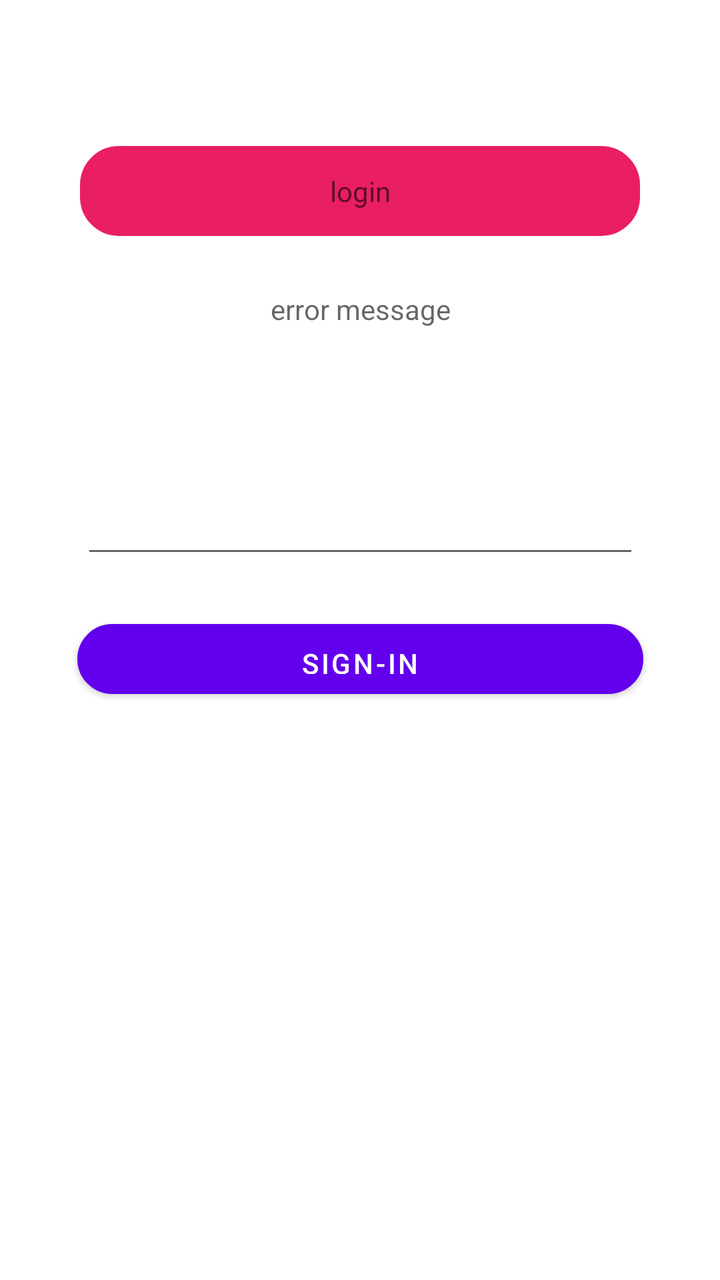
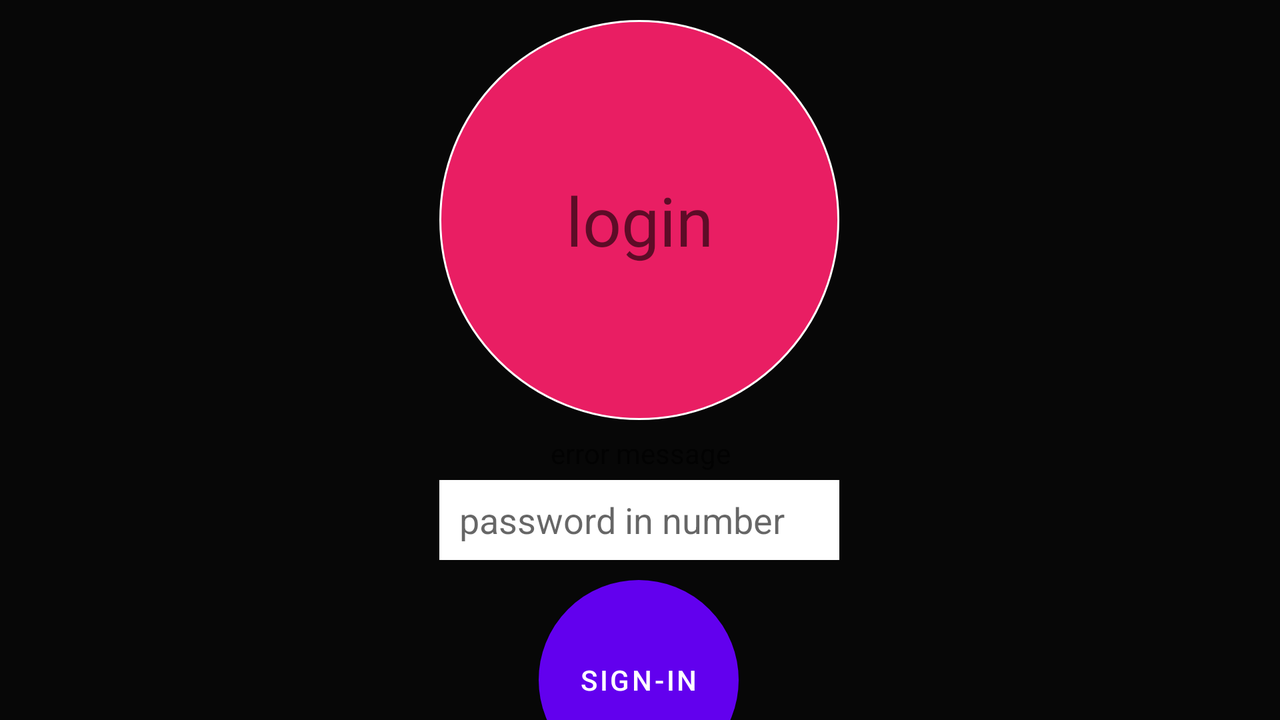

First picture: res/layout/ on a phone held upright. Second picture: the repository's own variant of that layout, on a device whose configuration matches the variant's folder. Source for both follows.
<!-- AndroidManifest.xml: application theme Theme.LoveFinder -->
<!-- res/layout/fragment_signin.xml -->
<?xml version="1.0" encoding="utf-8"?>
<layout xmlns:android="http://schemas.android.com/apk/res/android"
    xmlns:app="http://schemas.android.com/apk/res-auto"
    xmlns:tools="http://schemas.android.com/tools">

    <data>
        <variable
            name="model"
            type="com.eesolutions.jeux.lovefinder.viewmodel.SigninViewModel" />
    </data>
<androidx.constraintlayout.widget.ConstraintLayout
    android:id="@+id/signinLayout"
    android:layout_width="match_parent"
    android:layout_height="match_parent"
    tools:context=".fragment.SigninFragment">

    <TextView
        android:id="@+id/loginSigninTextView"
        android:layout_width="282dp"
        android:layout_height="47dp"
        android:layout_marginTop="72dp"
        android:background="@drawable/text_rounding"
        android:gravity="center"
        android:hint="login"
        android:text="@{model.user.login}"
        android:textColor="#FFFFFF"
        app:layout_constraintEnd_toEndOf="parent"
        app:layout_constraintHorizontal_bias="0.498"
        app:layout_constraintStart_toStartOf="parent"
        app:layout_constraintTop_toTopOf="parent" />

    <EditText
        android:id="@+id/passwordSigninText"
        android:layout_width="279dp"
        android:layout_height="62dp"
        android:layout_marginTop="56dp"
        android:ems="10"
        android:inputType="numberPassword"
        app:layout_constraintEnd_toEndOf="parent"
        app:layout_constraintHorizontal_bias="0.504"
        app:layout_constraintStart_toStartOf="parent"
        app:layout_constraintTop_toBottomOf="@+id/errorSigninTextView" />

    <Button
        android:id="@+id/signinButton"
        android:layout_width="283dp"
        android:layout_height="35dp"
        android:layout_marginTop="28dp"
        android:background="@drawable/score_rounding"
        android:text="Sign-in"
        app:layout_constraintEnd_toEndOf="parent"
        app:layout_constraintStart_toStartOf="parent"
        app:layout_constraintTop_toBottomOf="@+id/passwordSigninText" />

    <TextView
        android:id="@+id/errorSigninTextView"
        android:layout_width="280dp"
        android:layout_height="23dp"
        android:layout_marginTop="24dp"
        android:gravity="center"
        android:hint="error message"
        android:text="@{model.error}"
        android:textColor="#E91E63"
        android:visibility="@{model.errorVisibility? @integer/visible : @integer/gone}"
        app:layout_constraintEnd_toEndOf="parent"
        app:layout_constraintHorizontal_bias="0.501"
        app:layout_constraintStart_toStartOf="parent"
        app:layout_constraintTop_toBottomOf="@+id/loginSigninTextView"
        tools:visibility="visible" />
</androidx.constraintlayout.widget.ConstraintLayout>
</layout>
<!-- resources referenced by this layout -->
<resources>
  <!-- drawable score_rounding (drawable) -->
  <?xml version="1.0" encoding="utf-8"?>
  <shape xmlns:android="http://schemas.android.com/apk/res/android" >
      <stroke
          android:width="1dp"
          android:color="#ffffff" />
  
      <solid android:color="#673AB7" />
  
      <padding
          android:left="5dp"
          android:right="5dp"
          android:bottom="5dp"
          android:top="5dp" />
  
      <corners android:radius="20dp" />
  </shape>
  <!-- drawable text_rounding (drawable-v24) -->
  <?xml version="1.0" encoding="utf-8"?>
  <shape xmlns:android="http://schemas.android.com/apk/res/android" >
      <stroke
          android:width="1dp"
          android:color="#ffffff" />
  
      <solid android:color="#E91E63" />
  
      <padding
          android:left="5dp"
          android:right="5dp"
          android:bottom="5dp"
          android:top="5dp" />
  
      <corners android:radius="20dp" />
  </shape>
  <integer name="gone">8</integer>
  <integer name="visible">0</integer>
  <style name="Theme.LoveFinder" parent="Theme.MaterialComponents.DayNight.NoActionBar">
          
          <item name="colorPrimary">@color/purple_500</item>
          <item name="colorPrimaryVariant">@color/purple_700</item>
          <item name="colorOnPrimary">@color/white</item>
          
          <item name="colorSecondary">@color/teal_200</item>
          <item name="colorSecondaryVariant">@color/teal_700</item>
          <item name="colorOnSecondary">@color/black</item>
          
          <item name="android:statusBarColor" tools:targetApi="l">?attr/colorPrimaryVariant</item>
          
      </style>
</resources>
<!-- res/layout-land/fragment_signin.xml (the repository's variant of the layout above) -->
<!-- drawn on the phone turned sideways -->
<?xml version="1.0" encoding="utf-8"?>
<layout xmlns:android="http://schemas.android.com/apk/res/android"
    xmlns:app="http://schemas.android.com/apk/res-auto"
    xmlns:tools="http://schemas.android.com/tools">

    <data>
        <variable
            name="model"
            type="com.eesolutions.jeux.lovefinder.viewmodel.SigninViewModel" />
    </data>

    <androidx.constraintlayout.widget.ConstraintLayout
        android:id="@+id/signinLayout"
        android:layout_width="match_parent"
        android:layout_height="match_parent"
        android:background="#070707"
        tools:context=".fragment.SigninFragment">

        <TextView
            android:id="@+id/loginSigninTextView"
            android:layout_width="200dp"
            android:layout_height="200dp"
            android:layout_marginTop="10dp"
            android:background="@drawable/score_rounding_big"
            android:gravity="center"
            android:hint="login"
            android:text="@{model.user.login}"
            android:textAppearance="@style/TextAppearance.AppCompat.Display1"
            android:textColor="#FFFFFF"
            app:layout_constraintEnd_toEndOf="parent"
            app:layout_constraintHorizontal_bias="0.499"
            app:layout_constraintStart_toStartOf="parent"
            app:layout_constraintTop_toTopOf="parent" />

        <EditText
            android:id="@+id/passwordSigninText"
            android:layout_width="200dp"
            android:layout_height="40dp"
            android:layout_marginTop="30dp"
            android:background="#FFFFFF"
            android:ems="10"
            android:hint="password in number"
            android:inputType="numberPassword"
            android:paddingLeft="10dp"
            app:layout_constraintEnd_toEndOf="parent"
            app:layout_constraintHorizontal_bias="0.499"
            app:layout_constraintStart_toStartOf="parent"
            app:layout_constraintTop_toBottomOf="@+id/loginSigninTextView" />

        <Button
            android:id="@+id/signinButton"
            android:layout_width="100dp"
            android:layout_height="100dp"
            android:layout_marginTop="10dp"
            android:background="@drawable/score_rounding_med"
            android:text="Sign-in"
            app:layout_constraintEnd_toEndOf="parent"
            app:layout_constraintHorizontal_bias="0.499"
            app:layout_constraintStart_toStartOf="parent"
            app:layout_constraintTop_toBottomOf="@+id/passwordSigninText" />

        <TextView
            android:id="@+id/errorSigninTextView"
            android:layout_width="600dp"
            android:layout_height="25dp"
            android:layout_marginTop="4dp"
            android:gravity="center"
            android:hint="error message"
            android:text="@{model.error}"
            android:textColor="#E91E63"
            android:visibility="@{model.errorVisibility? @integer/visible : @integer/gone}"
            app:layout_constraintEnd_toEndOf="parent"
            app:layout_constraintStart_toStartOf="parent"
            app:layout_constraintTop_toBottomOf="@+id/loginSigninTextView"
            tools:visibility="visible" />
    </androidx.constraintlayout.widget.ConstraintLayout>
</layout>
<!-- resources referenced by the variant -->
<!-- as the phone turned sideways resolves them -->
<resources>
  <!-- drawable score_rounding_big (drawable-v24) -->
  <?xml version="1.0" encoding="utf-8"?>
  <shape xmlns:android="http://schemas.android.com/apk/res/android" >
      <stroke
          android:width="1dp"
          android:color="#ffffff" />
  
      <solid android:color="#E91E63" />
  
      <padding
          android:left="50dp"
          android:right="50dp"
          android:bottom="50dp"
          android:top="50dp" />
  
      <corners android:radius="200dp" />
  </shape>
  <!-- drawable score_rounding_med (drawable-v24) -->
  <?xml version="1.0" encoding="utf-8"?>
  <shape xmlns:android="http://schemas.android.com/apk/res/android" >
      <stroke
          android:width="1dp"
          android:color="#ffffff" />
  
      <solid android:color="#E91E63" />
  
      <padding
          android:left="20dp"
          android:right="20dp"
          android:bottom="20dp"
          android:top="20dp" />
  
      <corners android:radius="100dp" />
  </shape>
  <integer name="gone">8</integer>
  <integer name="visible">0</integer>
  <style name="Theme.LoveFinder" parent="Theme.MaterialComponents.DayNight.NoActionBar">
          
          <item name="colorPrimary">@color/purple_500</item>
          <item name="colorPrimaryVariant">@color/purple_700</item>
          <item name="colorOnPrimary">@color/white</item>
          
          <item name="colorSecondary">@color/teal_200</item>
          <item name="colorSecondaryVariant">@color/teal_700</item>
          <item name="colorOnSecondary">@color/black</item>
          
          <item name="android:statusBarColor" tools:targetApi="l">?attr/colorPrimaryVariant</item>
          
      </style>
</resources>
